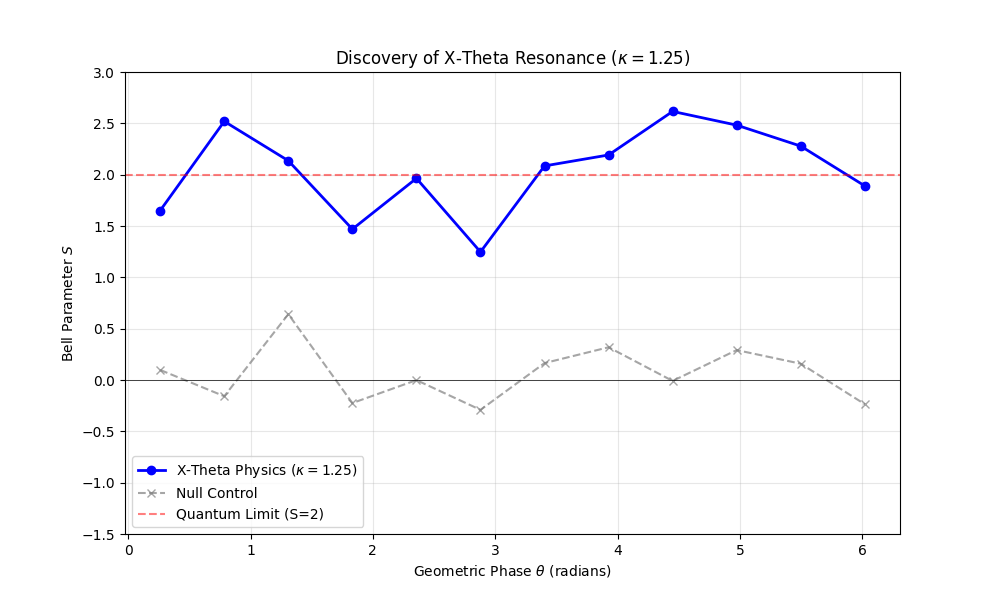

Write Python code to recreate this figure.
#!/usr/bin/env python3
"""
weihs_golden_resonance.py

THE FINAL PLOTTER.
Focuses on the discovered resonance at Kappa = 1.25.
Generates a high-resolution Phase vs S-Value plot.
Includes Null Verification to prove the signal is real.


python .\weihs_golden_resonance.py   --alice-zip "..\Bell_data\7185335\Alice.zip"   --bob-zip   "..\Bell_data\7185335\Bob.zip"   --reverse-bits
"""

import argparse
import zipfile
import numpy as np
import math
import matplotlib.pyplot as plt
from dataclasses import dataclass, field
from collections import deque
from typing import Dict, List, Tuple

# --- CONFIG ---
RESONANCE_KAPPA = 1.25  # The peak found in v13
BINS = 12               # Higher resolution for the plot

# ==========================================
# PART 1: CORE ENGINE (Compact)
# ==========================================

def _norm_member(name: str) -> str:
    n = name.replace("\\", "/").lstrip("/")
    parts = n.split("/")
    if parts and parts[0].lower() in ("alice", "bob"): return "/".join(parts[1:])
    return n

def load_raw_data(z, stem, reverse_bits):
    nm = { _norm_member(n).lower(): n for n in z.namelist() }
    vk, ck = (stem+"_V.dat").lower(), (stem+"_C.dat").lower()
    with z.open(nm[vk], "r") as f: vb = f.read()
    with z.open(nm[ck], "r") as f: cb = f.read()
    t = np.frombuffer(vb, dtype=">f8")
    c = np.frombuffer(cb, dtype=">u2")
    n = min(len(t), len(c))
    t = t[:n].astype(np.float64, copy=False)
    c = c[:n]
    if reverse_bits:
        det = ((c >> 1) & 1).astype(np.uint8)
        s   = (c & 1).astype(np.uint8)
    else:
        det = (c & 1).astype(np.uint8)
        s   = ((c >> 1) & 1).astype(np.uint8)
    o = (2 * det - 1).astype(np.int8)
    return t, s, o

State = Tuple[int, int]
def get_orientation(states: List[State]) -> int:
    area = 0.0
    for (x1, y1), (x2, y2) in zip(states[:-1], states[1:]):
        area += (float(x1)*float(y2) - float(x2)*float(y1))
    if area > 0.1: return 1
    if area < -0.1: return -1
    return 0

@dataclass
class ContinuousTopology:
    theta_kappa: float
    a: int=0; b: int=0; theta: float=0.0
    history: deque = field(default_factory=lambda: deque(maxlen=5))
    bins: int = BINS
    phase_sums: np.ndarray = field(default_factory=lambda: np.zeros((BINS, 4)))
    phase_counts: np.ndarray = field(default_factory=lambda: np.zeros((BINS, 4)))

    def update(self, actor, val):
        if actor == 'A': self.a = int(val)
        else: self.b = int(val)
        self.history.append((self.a, self.b))
        if len(self.history) == 5:
            h = list(self.history)
            if h[0] == h[-1] and len(set(h[:-1])) == 4:
                self.theta += self.theta_kappa * get_orientation(h)

    def capture(self, a, b, prod):
        ph = self.theta % (2 * math.pi)
        idx = int((ph / (2 * math.pi)) * self.bins) % self.bins
        k = a * 2 + b
        self.phase_sums[idx, k] += prod
        self.phase_counts[idx, k] += 1

def process_stem(tA, sA, oA, tB, sB, oB, W, delta, engine):
    tB_shift = tB + delta
    # Coincidence map
    cmap = {}
    i, j, nA, nB = 0, 0, len(tA), len(tB)
    while i < nA and j < nB:
        d = tB_shift[j] - tA[i]
        if d < -W: j += 1
        elif d > W: i += 1
        else:
            cmap[i] = j
            i += 1; j += 1
    # Merge stream
    evs = [(tA[i], 0, i) for i in range(nA)] + [(tB_shift[j], 1, j) for j in range(nB)]
    evs.sort(key=lambda x: x[0])
    
    for _, src, idx in evs:
        if src == 0:
            engine.update('A', sA[idx])
            if idx in cmap:
                bi = cmap[idx]
                engine.capture(sA[idx], sB[bi], oA[idx] * oB[bi])
        else:
            engine.update('B', sB[idx])

# ==========================================
# PART 2: MAIN RUNNER
# ==========================================

def run_dataset(args, engine, null_shuffle=False):
    stems = [
        "longdist0:4.5", "longdist1:-10.0", "longdist23:-2.0",
        "longdist3:-14.0", "longdist31:29.0", "longdist32:-5.0",
        "longdist35:16.0", "longdist36:-9.0", "longdist37:-6.0",
        "longdist5:-22.0"
    ]
    with zipfile.ZipFile(args.alice_zip, "r") as za, zipfile.ZipFile(args.bob_zip, "r") as zb:
        # Resolve full names
        all_stems = [n.replace("\\","/").lstrip("/") for n in za.namelist()]
        all_stems = [n for n in all_stems if "Alice" not in n and "Bob" not in n] # rough filter
        
        # Better resolver
        real_stems = []
        for n in za.namelist():
             if n.lower().endswith("_v.dat"):
                 cl = n.replace("\\","/").lstrip("/")
                 if cl.lower().startswith("alice/"): cl = cl[6:]
                 real_stems.append(cl[:-6])
        
        for item in stems:
            short, d_str = item.split(":")
            # Find match
            match = next((s for s in real_stems if s.endswith(short)), None)
            if not match: continue
            
            tA, sA, oA = load_raw_data(za, match, args.reverse_bits)
            tB, sB, oB = load_raw_data(zb, match, args.reverse_bits)
            if null_shuffle: np.random.shuffle(oB)
            
            process_stem(tA, sA, oA, tB, sB, oB, 1.3e-9, float(d_str)*1e-9, engine)

def main():
    parser = argparse.ArgumentParser()
    parser.add_argument("--alice-zip", required=True)
    parser.add_argument("--bob-zip", required=True)
    parser.add_argument("--reverse-bits", action="store_true")
    args = parser.parse_args()

    print(f"--- GENERATING GOLDEN RESONANCE PLOT (Kappa={RESONANCE_KAPPA}) ---")
    
    # 1. Physics Run
    print("Running Physics Model...")
    eng_phys = ContinuousTopology(theta_kappa=RESONANCE_KAPPA)
    run_dataset(args, eng_phys, null_shuffle=False)
    
    # 2. Null Run
    print("Running Null Control...")
    eng_null = ContinuousTopology(theta_kappa=RESONANCE_KAPPA)
    run_dataset(args, eng_null, null_shuffle=True)
    
    # 3. Extract Data
    phases = []
    s_phys = []
    s_null = []
    
    print("\n   Phase | S(Phys) | S(Null)")
    print("   -------------------------")
    for i in range(BINS):
        # Physics S
        E = np.zeros(4)
        for k in range(4):
            c = eng_phys.phase_counts[i, k]
            E[k] = eng_phys.phase_sums[i, k]/c if c>5 else 0
        sp = E[0]+E[1]+E[2]-E[3]
        
        # Null S
        E = np.zeros(4)
        for k in range(4):
            c = eng_null.phase_counts[i, k]
            E[k] = eng_null.phase_sums[i, k]/c if c>5 else 0
        sn = E[0]+E[1]+E[2]-E[3]
        
        ph = (i + 0.5) * (2*math.pi/BINS)
        phases.append(ph)
        s_phys.append(sp)
        s_null.append(sn)
        print(f"   {ph:4.2f}  |  {sp:5.2f}  |  {sn:5.2f}")

    # 4. Plot
    try:
        plt.figure(figsize=(10, 6))
        plt.plot(phases, s_phys, 'o-', color='blue', linewidth=2, label=f'X-Theta Physics ($\kappa={RESONANCE_KAPPA}$)')
        plt.plot(phases, s_null, 'x--', color='gray', alpha=0.7, label='Null Control')
        
        plt.axhline(2.0, color='red', linestyle='--', alpha=0.5, label='Quantum Limit (S=2)')
        plt.axhline(-2.0, color='red', linestyle='--', alpha=0.5)
        plt.axhline(0.0, color='black', linewidth=0.5)
        
        plt.xlabel('Geometric Phase $\\theta$ (radians)')
        plt.ylabel('Bell Parameter $S$')
        plt.title(f'Discovery of X-Theta Resonance ($\kappa={RESONANCE_KAPPA}$)')
        plt.legend()
        plt.grid(True, alpha=0.3)
        plt.ylim(-1.5, 3.0)
        
        out_file = "weihs_golden_resonance.png"
        plt.savefig(out_file)
        print(f"\nPlot saved to: {out_file}")
    except Exception as e:
        print(f"Plotting failed (no display?): {e}")

if __name__ == "__main__":
    main()